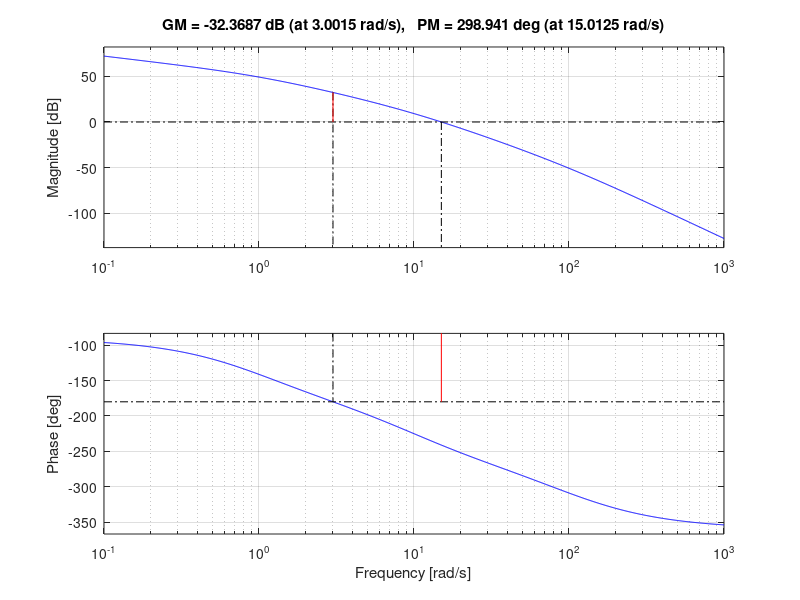

Write MATLAB code to recreate this figure.
clc;
clear;
close all;
s=tf('s')

gs=412/(s*(s+1)*(1+0.1*s)*(1+0.01*s))

bode(gs)
margin(gs)

% K = 412 
% M|(w=0.1) = 20 dB
% wgc = 15 rad/sec

% Mohammed Muneeb Ahmed
% mohammedmujeebahmed72@gmail.com
